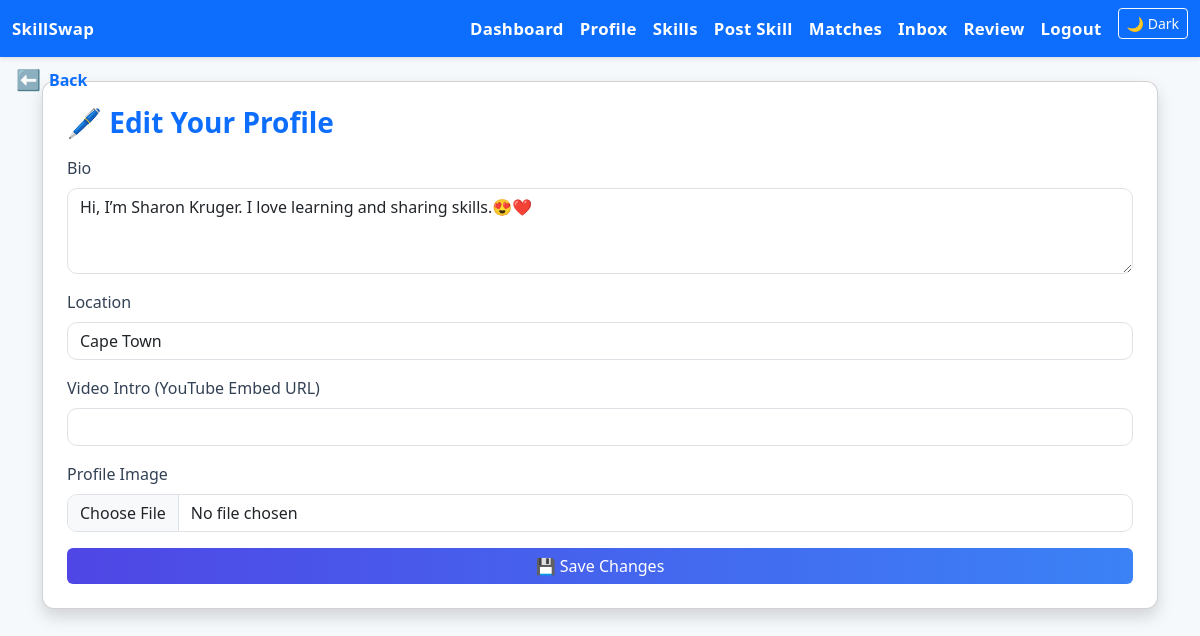
/edit-profile/ (signed in), run on the app's committed database.
### core/models.py (models this page shows, shortened)
class User(AbstractUser):
    bio = models.TextField(blank=True)
    location = models.CharField(max_length=100, blank=True)
    verified = models.BooleanField(default=False)
    video_intro_url = models.URLField(blank=True)
    profile_image = models.ImageField(upload_to='profile_images/', blank=True, null=True)

### core/views.py (the view)
# urls.py: path('edit-profile/', views.edit_profile, name='edit_profile'),
@login_required
def edit_profile(request):
    if request.method == 'POST':
        form = ProfileForm(request.POST, request.FILES, instance=request.user)
        if form.is_valid():
            form.save()
            messages.success(request, '✅ Profile updated successfully!')
            return redirect('profile', username=request.user.username)  # ✅ correct
    else:
        form = ProfileForm(instance=request.user)
    return render(request, 'core/edit_profile.html', {'form': form})

### core/forms.py
class ProfileForm(forms.ModelForm):
    class Meta:
        model = User
        fields = ['bio', 'location', 'video_intro_url', 'profile_image']
        widgets = {
            'bio': forms.Textarea(attrs={'class': 'form-control', 'rows': 3}),
            'location': forms.TextInput(attrs={'class': 'form-control'}),
            'video_intro_url': forms.URLInput(attrs={'class': 'form-control'}),
            'profile_image': forms.FileInput(attrs={'class': 'form-control'}),
        }

### core/templates/core/edit_profile.html (shortened to what this page needs)
{% extends 'core/base.html' %}
{% block content %}
<div class="card p-4 shadow fade-in">
  <h3 class="text-primary fw-bold mb-3">🖊️ Edit Your Profile</h3>
  <form method="post" enctype="multipart/form-data">
    <div class="mb-3">
      <label class="form-label">Bio</label>
      {{ form.bio }}
    </div>
    <div class="mb-3">
      <label class="form-label">Location</label>
      {{ form.location }}
    </div>
    <div class="mb-3">
      <label class="form-label">Video Intro (YouTube Embed URL)</label>
      {{ form.video_intro_url }}
    </div>
    <div class="mb-3">
      <label class="form-label">Profile Image</label>
      {{ form.profile_image }}
    </div>
    <button type="submit" class="btn btn-primary w-100">💾 Save Changes</button>
  </form>
</div>
{% endblock %}

### core/static/core/style.css (style rules this page uses)
body { background-color: #f6f9fc; font-family: 'Segoe UI', Tahoma, Geneva, Verdana, sans-serif; color: #1e293b; }
.card { background-color: #ffffff; box-shadow: 0 4px 12px rgba(0,0,0,0.08); border-radius: 12px; transition: transform 0.2s ease; }
.btn-primary { background: linear-gradient(to right, #4f46e5, #3b82f6); border: none; color: white; }
p, small, label, .form-label { color: #334155; }
input, select, textarea { border-radius: 10px !important; }
.fade-in { animation: fadeIn 0.6s ease-in; }

### data on the page
User: bio "Hi, I’m Sharon Kruger. I love learning and sharing skills.😍❤️", location "Cape Town"
